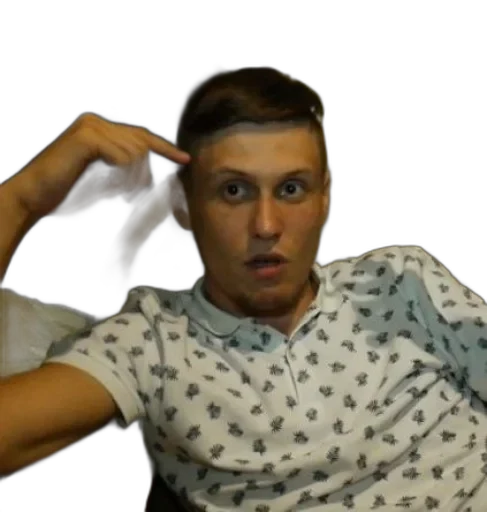
#> input picture assets/fighters/01_😳_cut.webp, 487 x 512 px
$ python cut_asset.py '../assets/fighters/01_😳_cut.webp' '../assets/fighters/03_😃_cut.webp' 5
#> lines starting #> are read from the running program, lines starting #| are printed output that depends on the picture
#!/usr/bin/env python3
"""Вырезает объект с фото и сохраняет webp с альфой (для игровых ассетов)."""
import sys, os
from PIL import Image, ImageFilter, ImageEnhance
from rembg import remove, new_session

def cut(src, dst, max_side=512, out_side=256, sharpen=True):
#> called with src = '../assets/fighters/01_😳_cut.webp', dst = '../assets/fighters/03_😃_cut.webp', max_side = 512, out_side = 5, sharpen = True
    im = Image.open(src).convert("RGB")
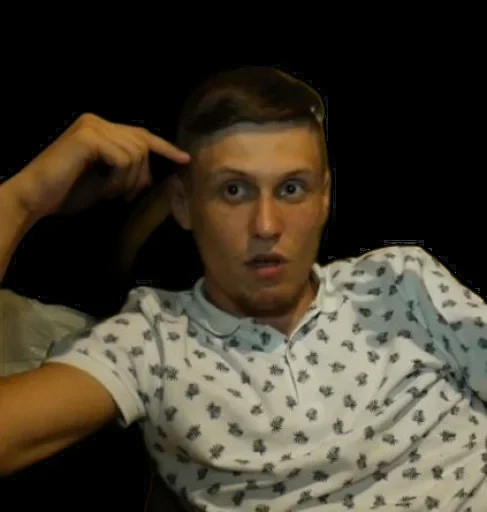
#> im: PIL image 487x512 RGB; mean R, G, B 67, 60, 46.2
    # уменьшаем ДО rembg — иначе на CPU слишком долго
    sc = min(1.0, max_side / max(im.size))
#> sc = 1
    if sc < 1.0:
        im = im.resize((int(im.size[0]*sc), int(im.size[1]*sc)), Image.LANCZOS)
    sess = new_session("u2net")
    out = remove(im, session=sess)
    a = out.getchannel("A")
    box = a.getbbox()
    if box:
        out = out.crop(box)
    w, h = out.size
    s2 = out_side / max(w, h)
    if s2 < 1.0:
        out = out.resize((max(1, int(w*s2)), max(1, int(h*s2))), Image.LANCZOS)
    if sharpen:
        rgb = ImageEnhance.Contrast(out.convert("RGB")).enhance(1.08)
        rgb = rgb.filter(ImageFilter.UnsharpMask(radius=2, percent=60, threshold=3))
        rgb = Image.merge("RGB", rgb.split())
        rgb.putalpha(out.getchannel("A"))
        out = rgb
    os.makedirs(os.path.dirname(dst), exist_ok=True)
    out.save(dst, "WEBP", quality=88, method=6)
    hist = out.getchannel("A").histogram()
    tot = out.size[0]*out.size[1]
    print("OK %s %s | непрозрачных %.1f%% | %d КБ" % (
        dst, out.size, sum(hist[200:])/tot*100, os.path.getsize(dst)//1024))
    # превью на белом для визуальной проверки
    prev = Image.new("RGB", out.size, (255,255,255))
    prev.paste(out, (0,0), out)
    prev.save(dst.replace(".webp", "_prev.png"))

if __name__ == "__main__":
    src, dst = sys.argv[1], sys.argv[2]
    out_side = int(sys.argv[3]) if len(sys.argv) > 3 else 256
    cut(src, dst, out_side=out_side)
#> (the call stopped at in cut, `sess = new_session("u2net")`: rembg is not available in this run)

$ run again, on assets/fighters/05_🤢_cut.webp
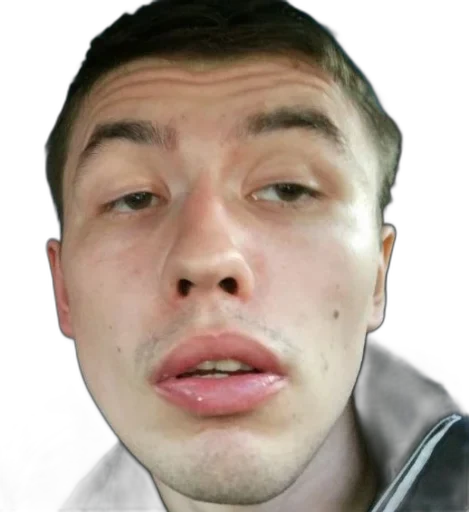
#> input picture assets/fighters/05_🤢_cut.webp, 469 x 512 px
#> in cut, `im = Image.open(src).convert("RGB")`:
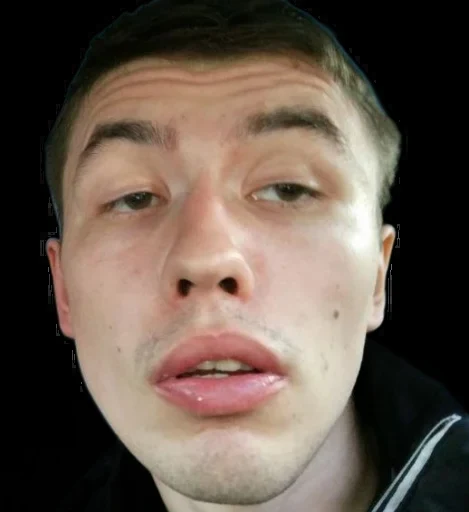
#> im: PIL image 469x512 RGB; mean R, G, B 99.6, 85.5, 74.8

$ run again, on assets/fighters/06_🥴_cut.webp
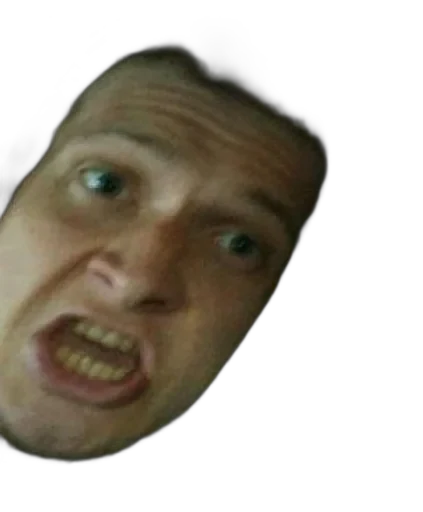
#> input picture assets/fighters/06_🥴_cut.webp, 423 x 512 px
#> in cut, `im = Image.open(src).convert("RGB")`:
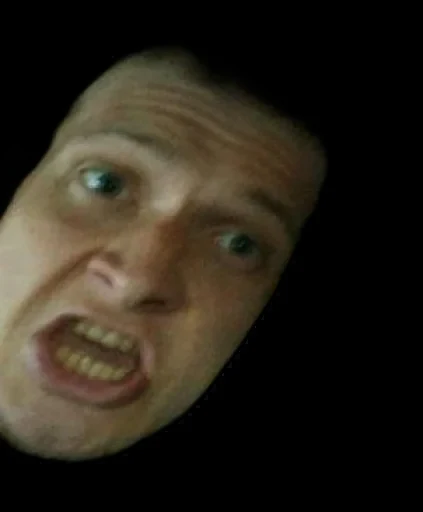
#> im: PIL image 423x512 RGB; mean R, G, B 41.6, 35.9, 25.7

$ run again, on assets/fighters/07_😬_cut.webp
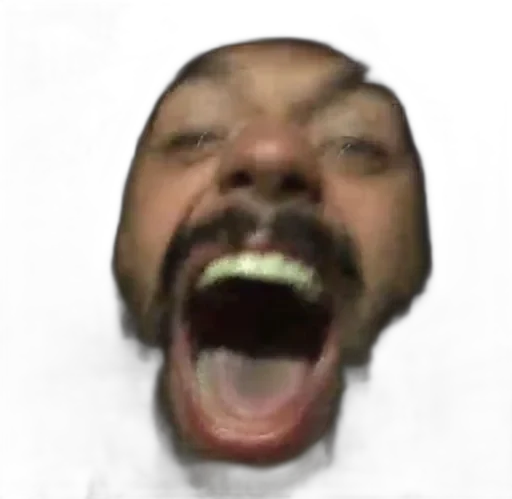
#> input picture assets/fighters/07_😬_cut.webp, 512 x 499 px
#> in cut, `im = Image.open(src).convert("RGB")`:
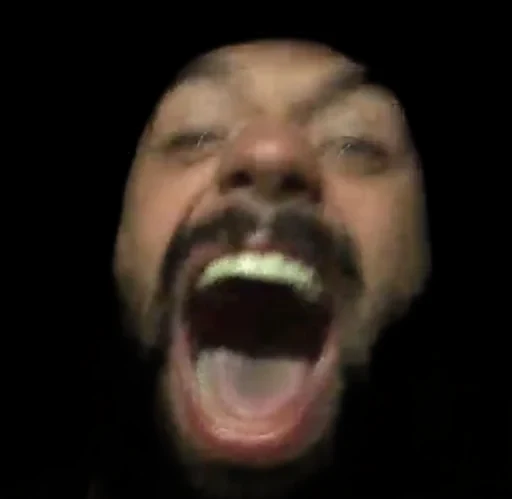
#> im: PIL image 512x499 RGB; mean R, G, B 41.3, 32.3, 25.5
